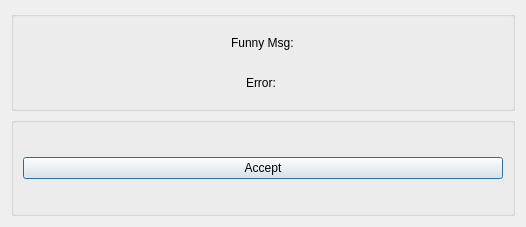
<?xml version="1.0" encoding="UTF-8"?>
<ui version="4.0">
 <class>ErrorMsgWindow</class>
 <widget class="QDialog" name="ErrorMsgWindow">
  <property name="geometry">
   <rect>
    <x>0</x>
    <y>0</y>
    <width>526</width>
    <height>227</height>
   </rect>
  </property>
  <property name="windowTitle">
   <string>Error!</string>
  </property>
  <layout class="QVBoxLayout" name="verticalLayout_2">
   <item>
    <widget class="QGroupBox" name="ErrorMsgBox">
     <property name="title">
      <string/>
     </property>
     <layout class="QVBoxLayout" name="verticalLayout">
      <item alignment="Qt::AlignHCenter">
       <widget class="QLabel" name="FunMsg">
        <property name="text">
         <string>Funny Msg:</string>
        </property>
       </widget>
      </item>
      <item alignment="Qt::AlignHCenter">
       <widget class="QLabel" name="ErrorMsg">
        <property name="text">
         <string>Error: </string>
        </property>
       </widget>
      </item>
     </layout>
    </widget>
   </item>
   <item>
    <widget class="QGroupBox" name="ErrorButtonsBox">
     <property name="title">
      <string/>
     </property>
     <layout class="QHBoxLayout" name="horizontalLayout">
      <item>
       <widget class="QPushButton" name="ErrorMsgAccept">
        <property name="text">
         <string>Accept</string>
        </property>
       </widget>
      </item>
     </layout>
    </widget>
   </item>
  </layout>
 </widget>
 <resources/>
 <connections/>
</ui>
